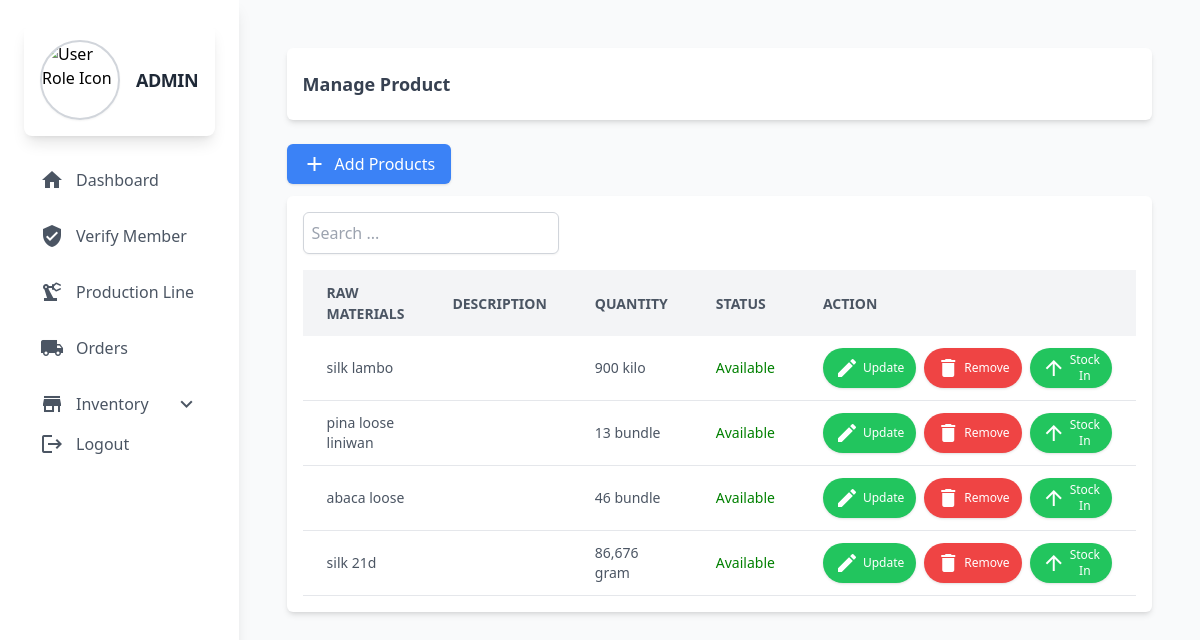
/admin/products.php (signed in), run on an earlier commit of the app's database.
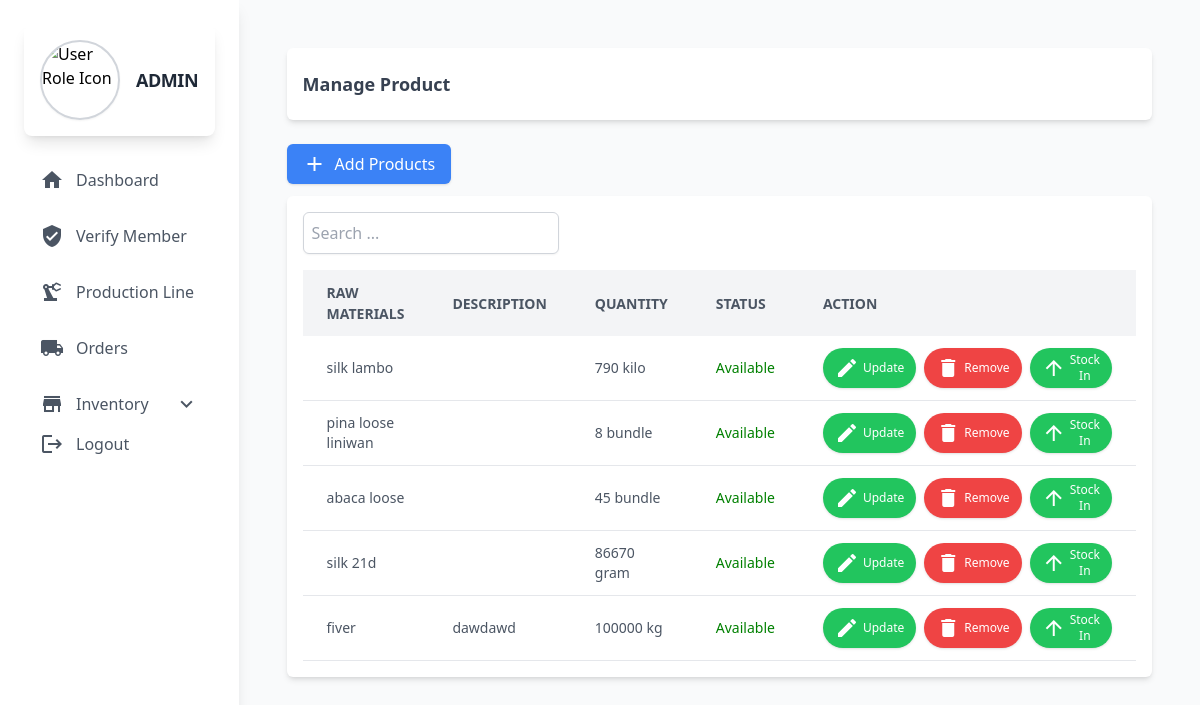
And on a later commit of the database.
### tables this page shows
CREATE TABLE `raw_materials` (
  `id` int(11) NOT NULL,
  `rm_name` varchar(60) NOT NULL,
  `rm_description` text DEFAULT NULL,
  `rm_quantity` varchar(255) NOT NULL,
  `rm_status` varchar(60) NOT NULL
);

### admin/backend/dbconnect.php (called while the page is built, shortened)
<?php
class db_connect
{
    public $host = db_host;
    public $user = db_user;
    public $pass = db_pass;
    public $name = db_name;
    public function connect()
    {
        try {
            $this->conn = new mysqli($this->host, $this->user, $this->pass, $this->name);
        } catch (\Throwable $th) {
            header("Location:setup.php");
        }
    }
}
?>

### admin/backend/class.php (called while the page is built, shortened)
<?php
include ('dbconnect.php');
class global_class extends db_connect
{
    public function fetch_all_materials() {
        $sql = "SELECT
                    rm.id AS rmid,
                    rm.rm_name,
                    rm.rm_description,
                    rm.rm_quantity,
                    CASE
                        WHEN rm.rm_quantity = 0 THEN 'Out of Stocks'
                        ELSE rm.rm_status
                    END AS rm_status
                FROM raw_materials AS rm
                ORDER BY rm.id ASC";
        $result = $this->conn->query($sql);
        return $result;
    }
}

### admin/backend/end-points/list_raw_material.php (the view, shortened to what this page needs)
<?php
$fetch_all_materials = $db->fetch_all_materials();
if ($fetch_all_materials->num_rows > 0) {
    while ($row = $fetch_all_materials->fetch_assoc()) {
?>
    <tr class="border-b border-gray-200 hover:bg-gray-50">
        <td class="py-3 px-6 text-left"><?php echo htmlspecialchars($row['rm_name']); ?></td>
        <td class="py-3 px-6 text-left"><?php echo htmlspecialchars($row['rm_description']); ?></td>
        <td class="py-3 px-6 text-left"><?php echo htmlspecialchars($row['rm_quantity']); ?></td>
        <td class="py-3 px-6 text-left" style="color:
            <?php
                if (strtolower($row['rm_status']) == 'available') echo 'green';
                else if (strtolower($row['rm_status']) == 'not available') echo 'red';
                else if (strtolower($row['rm_status']) == 'out of stocks') echo 'orange';
                else echo 'black';
            ?>;">
            <?php echo htmlspecialchars(ucfirst($row['rm_status'])); ?>
        </td>
        <td class="py-3 px-6 flex space-x-2">
            <button
                class="updateRmBtn bg-green-500 hover:bg-green-600 text-white py-1 px-3 rounded-full text-xs flex items-center shadow"
                data-id="<?php echo htmlspecialchars($row['rmid']); ?>"
                data-rm_name="<?php echo htmlspecialchars($row['rm_name']); ?>"
                data-rm_description="<?php echo htmlspecialchars($row['rm_description']); ?>"
                data-rm_quantity="<?php echo htmlspecialchars($row['rm_quantity']); ?>"
                data-rm_status="<?php echo htmlspecialchars($row['rm_status']); ?>"
            >
                <span class="material-icons text-sm mr-1">edit</span> Update
            </button>
            <button
                class="deleteRmBtn bg-red-500 hover:bg-red-600 text-white py-1 px-3 rounded-full text-xs flex items-center shadow"
                data-id="<?php echo htmlspecialchars($row['rmid']); ?>"
                data-rm_name="<?php echo htmlspecialchars($row['rm_name']); ?>">
                <span class="material-icons text-sm mr-1">delete</span> Remove
            </button>
            <button
                class="stockInRmBtn bg-green-500 hover:bg-green-600 text-white py-1 px-3 rounded-full text-xs flex items-center shadow"
                data-id="<?php echo htmlspecialchars($row['rmid']); ?>"
                data-rm_name="<?php echo htmlspecialchars($row['rm_name']); ?>">
                <span class="material-icons text-sm mr-1">arrow_upward</span> Stock In
            </button>
        </td>
    </tr>
<?php
    }
} else {
?>
    <tr>
        <td colspan="8" class="py-3 px-6 text-center">No raw materials found.</td>
    </tr>
<?php
}
?>

### admin/components/header.php (shortened to what this page needs)
<?php
include('backend/class.php');
$db = new global_class();
?>
<!DOCTYPE html>
<html lang="en">
<head>
  <script src="https://cdn.tailwindcss.com"></script>
  <link rel="stylesheet" href="https://cdnjs.cloudflare.com/ajax/libs/AlertifyJS/1.13.1/css/alertify.css" />
  <link rel="stylesheet" href="https://cdn.jsdelivr.net/npm/sweetalert2@11/dist/sweetalert2.min.css">
</head>
<body class="bg-gray-100 font-sans antialiased">
  <div class="min-h-screen flex flex-col lg:flex-row">
<aside id="sidebar" class="bg-white shadow-lg w-64 lg:w-1/5 xl:w-1/6 p-6 space-y-6 lg:static fixed inset-y-0 left-0 z-50 transform -translate-x-full lg:translate-x-0 transition-transform duration-300 ease-in-out">
    <div class="flex items-center space-x-4 p-4 bg-white rounded-lg shadow-lg hover:shadow-xl transition-shadow duration-300">
        <img src="https://cdn-icons-png.flaticon.com/512/3135/3135715.png" alt="User Role Icon" class="w-20 h-20 rounded-full border-2 border-gray-300 shadow-sm transform transition-transform duration-300 hover:scale-105">
        <h1 class="text-lg font-bold text-gray-800 tracking-tight text-left lg:text-left hover:text-indigo-600 transition-colors duration-300">
            <?= strtoupper($_SESSION['user_type']) ?>
        </h1>
    </div>
    <nav class="space-y-4 text-left lg:text-left">
    <a href="home" class="flex items-center lg:justify-start space-x-3 text-gray-600 hover:text-blue-500 hover:bg-gray-100 px-4 py-2 rounded-md transition-all duration-300">
        <span class="material-icons">home</span>
        <span>Dashboard</span>
    </a>
    <a href="member" class="flex items-center lg:justify-start space-x-3 text-gray-600 hover:text-blue-500 hover:bg-gray-100 px-4 py-2 rounded-md transition-all duration-300">
        <span class="material-icons">verified_user</span>
        <span>Verify Member</span>
    </a>
    <a href="production_line" class="flex items-center lg:justify-start space-x-3 text-gray-600 hover:text-blue-500 hover:bg-gray-100 px-4 py-2 rounded-md transition-all duration-300">
        <span class="material-icons">precision_manufacturing</span>
        <span>Production Line</span>
    </a>
    <a href="sales" class="flex items-center lg:justify-start space-x-3 text-gray-600 hover:text-blue-500 hover:bg-gray-100 px-4 py-2 rounded-md transition-all duration-300">
    <span class="material-icons">local_shipping</span>
    <span>Orders</span>
</a>
    <button id="toggleAssets" class="w-full flex items-center justify-between text-gray-600 hover:text-yellow-300 hover:bg-gray-800 px-4 py-2 rounded-md transition-all duration-300">
        <div class="flex items-center space-x-3">
            <span class="material-icons">store</span>
            <span>Inventory</span>
        </div>
        <span class="material-icons">expand_more</span>
    </button>
    <a href="logout.php">
        <button type="submit" class="flex items-center lg:justify-start space-x-3 text-gray-600 hover:text-red-500 hover:bg-gray-100 px-4 py-2 rounded-md transition-all duration-300">
            <span class="material-icons">logout</span>
            <span>Logout</span>
        </button>
    </a>
</nav>
</aside>
    <main class="flex-1 bg-gray-50 p-8 lg:p-12">

### admin/products.php (shortened to what this page needs)
<?php include "components/header.php";?>
<div class="flex justify-between items-center bg-white p-4 mb-6 rounded-md shadow-md">
    <h2 class="text-lg font-semibold text-gray-700">Manage Product</h2>
    <div class="w-10 h-10 ">
    </div>
</div>
<button id="AddRawMaterials" class="mb-3 bg-blue-500 text-white px-4 py-2 rounded-md shadow hover:bg-blue-600 transition flex items-center gap-2">
        <span class="material-icons">add</span>
        Add Products
    </button>
<div class="overflow-x-auto bg-white rounded-md shadow-md p-4">
    <div class="mb-4">
    <input type="text" id="searchInput" placeholder="Search ..." class="w-64 p-2 border border-gray-300 rounded-md shadow-sm focus:outline-none focus:ring-2 focus:ring-blue-400">
</div>
    <table class="min-w-full table-auto" id="productionTable">
        <thead>
            <tr class="bg-gray-100 text-gray-600 uppercase text-sm leading-normal">
                <th class="py-3 px-6 text-left">Raw Materials</th>
                <th class="py-3 px-6 text-left">Description</th>
                <th class="py-3 px-6 text-left">Quantity</th>
                <th class="py-3 px-6 text-left">Status</th>
                <th class="py-3 px-6 text-left">Action</th>
            </tr>
        </thead>
        <tbody class="text-gray-600 text-sm">
           <?php include "backend/end-points/list_raw_material.php";?>
        </tbody>
    </table>
</div>
<?php include "components/footer.php";?>

### admin/components/footer.php (shortened to what this page needs)
 </main>
</div>
<link href="https://cdn.jsdelivr.net/npm/select2@4.1.0-rc.0/dist/css/select2.min.css" rel="stylesheet" />
</body>
</html>

What changed in the data, as far as the page shows it:
changed raw_materials "silk lambo": rm_quantity "900 kilo" → "790 kilo"
changed raw_materials "pina loose liniwan": rm_quantity "13 bundle" → "8 bundle"
changed raw_materials "abaca loose": rm_quantity "46 bundle" → "45 bundle"
changed raw_materials "silk 21d": rm_quantity "86,676 gram" → "86670 gram"
added raw_materials: rm_name "fiver", rm_description "dawdawd", rm_quantity "100000 kg", rm_status "Available"
